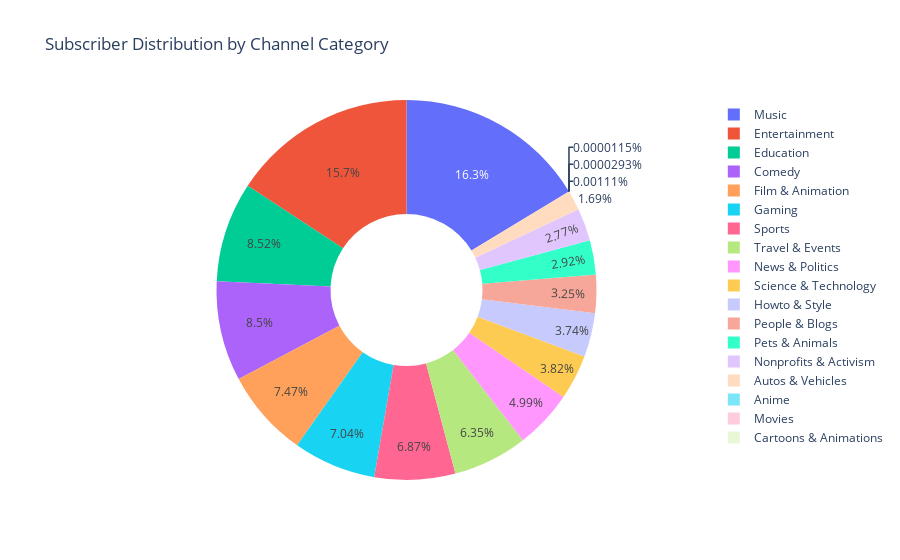

Notebook source saved alongside this figure:
### Code cell
import plotly.express as px

fig = px.pie(df,
             names='category',
             values='subscriber_count',
             title='Subscriber Distribution by Channel Category',
             hole=0.4)  # optional: donut style
fig.show()

### Figure 1 — Plotly figure (JSON) as saved in the notebook; plotly's stock layout.template omitted (floating-point values rounded to 4 significant figures; data arrays with more than 128 entries replaced by an {"elided": "..."} marker saying what was removed)
{"data": [{"domain": {"x": [0, 1], "y": [0, 1]}, "hole": 0.4, "hovertemplate": "category=%{label}<br>subscriber_count=%{value}<extra></extra>", "labels": {"elided": "1530 str values"}, "legendgroup": "", "name": "", "showlegend": true, "type": "pie", "values": {"elided": "1530 int values"}}], "layout": {"autosize": true, "legend": {"tracegroupgap": 0}, "title": {"text": "Subscriber Distribution by Channel Category"}}}
